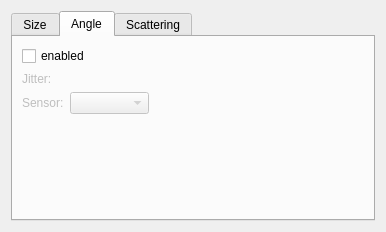
<ui version="4.0" >
 <class>BasicDynamicProgramEditor</class>
 <widget class="QWidget" name="BasicDynamicProgramEditor" >
  <property name="geometry" >
   <rect>
    <x>0</x>
    <y>0</y>
    <width>386</width>
    <height>232</height>
   </rect>
  </property>
  <layout class="QHBoxLayout" >
   <item>
    <widget class="QTabWidget" name="tabWidget" >
     <property name="currentIndex" >
      <number>1</number>
     </property>
     <widget class="QWidget" name="tab" >
      <attribute name="title" >
       <string>Size</string>
      </attribute>
      <layout class="QGridLayout" >
       <item row="0" column="0" colspan="2" >
        <widget class="QCheckBox" name="sizeEnabled" >
         <property name="text" >
          <string>enabled</string>
         </property>
        </widget>
       </item>
       <item row="1" column="0" >
        <widget class="QLabel" name="labelSizeJitter" >
         <property name="enabled" >
          <bool>false</bool>
         </property>
         <property name="text" >
          <string>Jitter:</string>
         </property>
        </widget>
       </item>
       <item row="1" column="1" >
        <widget class="KIntNumInput" native="1" name="sizeJitter" >
         <property name="enabled" >
          <bool>false</bool>
         </property>
         <property name="minimum" stdset="0" >
          <number>0</number>
         </property>
         <property name="maximum" stdset="0" >
          <number>100</number>
         </property>
         <property name="suffix" stdset="0" >
          <string>%</string>
         </property>
        </widget>
       </item>
       <item row="2" column="0" >
        <widget class="QLabel" name="labelSizeSensor" >
         <property name="enabled" >
          <bool>false</bool>
         </property>
         <property name="text" >
          <string>Sensor:</string>
         </property>
        </widget>
       </item>
       <item row="2" column="1" >
        <widget class="KisSensorSelector" name="sizeSensor" >
         <property name="enabled" >
          <bool>false</bool>
         </property>
        </widget>
       </item>
       <item row="2" column="2" >
        <spacer>
         <property name="orientation" >
          <enum>Qt::Horizontal</enum>
         </property>
         <property name="sizeHint" >
          <size>
           <width>211</width>
           <height>20</height>
          </size>
         </property>
        </spacer>
       </item>
       <item row="3" column="0" >
        <widget class="QLabel" name="labelSizeMinimum" >
         <property name="enabled" >
          <bool>false</bool>
         </property>
         <property name="text" >
          <string>Minimum:</string>
         </property>
        </widget>
       </item>
       <item row="3" column="1" >
        <widget class="KIntNumInput" native="1" name="sizeMinimum" >
         <property name="enabled" >
          <bool>false</bool>
         </property>
         <property name="minimum" stdset="0" >
          <number>0</number>
         </property>
         <property name="maximum" stdset="0" >
          <number>100</number>
         </property>
         <property name="suffix" stdset="0" >
          <string>%</string>
         </property>
        </widget>
       </item>
       <item row="4" column="0" >
        <widget class="QLabel" name="labelSizeMaximum" >
         <property name="enabled" >
          <bool>false</bool>
         </property>
         <property name="text" >
          <string>Maximum:</string>
         </property>
        </widget>
       </item>
       <item row="4" column="1" >
        <widget class="KIntNumInput" native="1" name="sizeMaximum" >
         <property name="enabled" >
          <bool>false</bool>
         </property>
         <property name="minimum" stdset="0" >
          <number>0</number>
         </property>
         <property name="maximum" stdset="0" >
          <number>100</number>
         </property>
         <property name="suffix" stdset="0" >
          <string>%</string>
         </property>
        </widget>
       </item>
       <item row="5" column="1" >
        <spacer>
         <property name="orientation" >
          <enum>Qt::Vertical</enum>
         </property>
         <property name="sizeHint" >
          <size>
           <width>79</width>
           <height>21</height>
          </size>
         </property>
        </spacer>
       </item>
      </layout>
     </widget>
     <widget class="QWidget" name="tab_2" >
      <attribute name="title" >
       <string>Angle</string>
      </attribute>
      <layout class="QGridLayout" >
       <item rowspan="2" row="0" column="0" colspan="3" >
        <widget class="QCheckBox" name="angleEnabled" >
         <property name="text" >
          <string>enabled</string>
         </property>
        </widget>
       </item>
       <item rowspan="2" row="1" column="2" >
        <spacer>
         <property name="orientation" >
          <enum>Qt::Horizontal</enum>
         </property>
         <property name="sizeHint" >
          <size>
           <width>40</width>
           <height>20</height>
          </size>
         </property>
        </spacer>
       </item>
       <item row="2" column="0" >
        <widget class="QLabel" name="labelAngleJitter" >
         <property name="enabled" >
          <bool>false</bool>
         </property>
         <property name="text" >
          <string>Jitter:</string>
         </property>
        </widget>
       </item>
       <item row="2" column="1" >
        <widget class="KIntNumInput" native="1" name="angleJitter" >
         <property name="enabled" >
          <bool>false</bool>
         </property>
         <property name="minimum" stdset="0" >
          <number>0</number>
         </property>
         <property name="maximum" stdset="0" >
          <number>100</number>
         </property>
         <property name="suffix" stdset="0" >
          <string>%</string>
         </property>
        </widget>
       </item>
       <item row="3" column="0" >
        <widget class="QLabel" name="labelAngleSensor" >
         <property name="enabled" >
          <bool>false</bool>
         </property>
         <property name="text" >
          <string>Sensor:</string>
         </property>
        </widget>
       </item>
       <item row="3" column="1" >
        <widget class="KisSensorSelector" name="angleSensor" >
         <property name="enabled" >
          <bool>false</bool>
         </property>
        </widget>
       </item>
       <item row="4" column="1" >
        <spacer>
         <property name="orientation" >
          <enum>Qt::Vertical</enum>
         </property>
         <property name="sizeHint" >
          <size>
           <width>79</width>
           <height>81</height>
          </size>
         </property>
        </spacer>
       </item>
      </layout>
     </widget>
     <widget class="QWidget" name="tab_3" >
      <attribute name="title" >
       <string>Scattering</string>
      </attribute>
      <layout class="QGridLayout" >
       <item row="0" column="0" >
        <widget class="QGroupBox" name="groupBox" >
         <property name="title" >
          <string>Scatter</string>
         </property>
         <layout class="QGridLayout" >
          <item row="0" column="0" colspan="3" >
           <widget class="QCheckBox" name="scatterEnabled" >
            <property name="text" >
             <string>enabled</string>
            </property>
           </widget>
          </item>
          <item row="1" column="0" colspan="2" >
           <widget class="QLabel" name="labelScatterAmount" >
            <property name="enabled" >
             <bool>false</bool>
            </property>
            <property name="text" >
             <string>Amount:</string>
            </property>
           </widget>
          </item>
          <item row="1" column="2" >
           <widget class="KIntNumInput" native="1" name="scatterAmount" >
            <property name="enabled" >
             <bool>false</bool>
            </property>
            <property name="minimum" stdset="0" >
             <number>0</number>
            </property>
            <property name="maximum" stdset="0" >
             <number>1000</number>
            </property>
            <property name="suffix" stdset="0" >
             <string>%</string>
            </property>
           </widget>
          </item>
          <item row="2" column="0" colspan="2" >
           <widget class="QLabel" name="labelScatterJitter" >
            <property name="enabled" >
             <bool>false</bool>
            </property>
            <property name="text" >
             <string>Jitter:</string>
            </property>
           </widget>
          </item>
          <item row="2" column="2" >
           <widget class="KIntNumInput" native="1" name="scatterJitter" >
            <property name="enabled" >
             <bool>false</bool>
            </property>
            <property name="minimum" stdset="0" >
             <number>0</number>
            </property>
            <property name="maximum" stdset="0" >
             <number>100</number>
            </property>
            <property name="suffix" stdset="0" >
             <string>%</string>
            </property>
           </widget>
          </item>
          <item row="3" column="0" >
           <widget class="QLabel" name="labelScatterSensor" >
            <property name="enabled" >
             <bool>false</bool>
            </property>
            <property name="text" >
             <string>Sensor:</string>
            </property>
           </widget>
          </item>
          <item row="3" column="1" colspan="2" >
           <widget class="KisSensorSelector" name="scatterSensor" >
            <property name="enabled" >
             <bool>false</bool>
            </property>
           </widget>
          </item>
         </layout>
        </widget>
       </item>
       <item row="0" column="1" >
        <widget class="QGroupBox" name="groupBox_2" >
         <property name="title" >
          <string>Count</string>
         </property>
         <layout class="QGridLayout" >
          <item row="0" column="0" colspan="2" >
           <widget class="QCheckBox" name="countEnabled" >
            <property name="enabled" >
             <bool>false</bool>
            </property>
            <property name="text" >
             <string>enabled</string>
            </property>
           </widget>
          </item>
          <item row="1" column="0" >
           <widget class="QLabel" name="labelCountCount" >
            <property name="enabled" >
             <bool>false</bool>
            </property>
            <property name="text" >
             <string>Count:</string>
            </property>
           </widget>
          </item>
          <item row="1" column="1" >
           <widget class="KIntNumInput" native="1" name="countCount" >
            <property name="enabled" >
             <bool>false</bool>
            </property>
            <property name="minimum" stdset="0" >
             <number>1</number>
            </property>
            <property name="maximum" stdset="0" >
             <number>100</number>
            </property>
            <property name="suffix" stdset="0" >
             <string/>
            </property>
           </widget>
          </item>
          <item row="2" column="0" >
           <widget class="QLabel" name="labelCountJitter" >
            <property name="enabled" >
             <bool>false</bool>
            </property>
            <property name="text" >
             <string>Jitter:</string>
            </property>
           </widget>
          </item>
          <item row="2" column="1" >
           <widget class="KIntNumInput" native="1" name="countJitter" >
            <property name="enabled" >
             <bool>false</bool>
            </property>
            <property name="minimum" stdset="0" >
             <number>0</number>
            </property>
            <property name="maximum" stdset="0" >
             <number>100</number>
            </property>
            <property name="suffix" stdset="0" >
             <string>%</string>
            </property>
           </widget>
          </item>
          <item row="3" column="0" >
           <widget class="QLabel" name="labelCountSensor" >
            <property name="enabled" >
             <bool>false</bool>
            </property>
            <property name="text" >
             <string>Sensor:</string>
            </property>
           </widget>
          </item>
          <item row="3" column="1" >
           <widget class="KisSensorSelector" name="countSensor" >
            <property name="enabled" >
             <bool>false</bool>
            </property>
           </widget>
          </item>
         </layout>
        </widget>
       </item>
       <item row="0" column="2" >
        <spacer>
         <property name="orientation" >
          <enum>Qt::Horizontal</enum>
         </property>
         <property name="sizeHint" >
          <size>
           <width>91</width>
           <height>113</height>
          </size>
         </property>
        </spacer>
       </item>
       <item row="1" column="0" >
        <spacer>
         <property name="orientation" >
          <enum>Qt::Vertical</enum>
         </property>
         <property name="sizeHint" >
          <size>
           <width>153</width>
           <height>31</height>
          </size>
         </property>
        </spacer>
       </item>
      </layout>
     </widget>
    </widget>
   </item>
  </layout>
 </widget>
 <customwidgets>
  <customwidget>
   <class>KIntNumInput</class>
   <extends>QWidget</extends>
   <header>knuminput.h</header>
  </customwidget>
  <customwidget>
   <class>KisSensorSelector</class>
   <extends>QComboBox</extends>
   <header location="global" >kis_sensor_selector.h</header>
  </customwidget>
 </customwidgets>
 <resources/>
 <connections/>
</ui>
